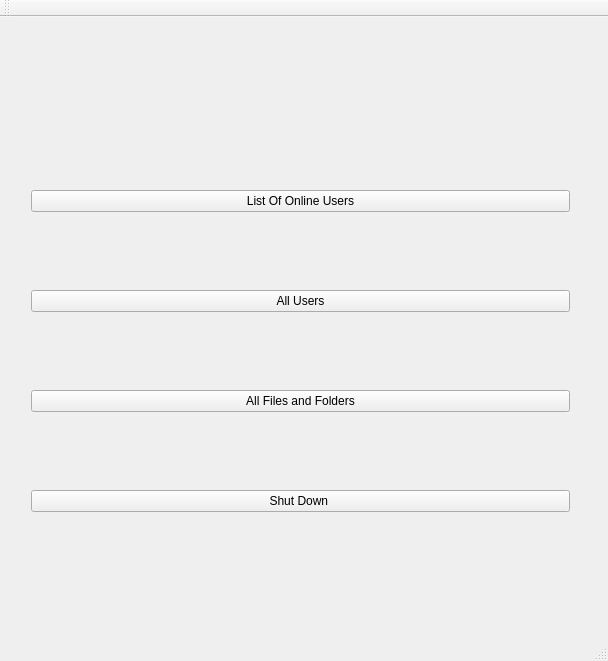
<?xml version="1.0" encoding="UTF-8"?>
<ui version="4.0">
 <class>server</class>
 <widget class="QMainWindow" name="server">
  <property name="geometry">
   <rect>
    <x>0</x>
    <y>0</y>
    <width>608</width>
    <height>661</height>
   </rect>
  </property>
  <property name="windowTitle">
   <string>server</string>
  </property>
  <widget class="QWidget" name="centralWidget">
   <widget class="QWidget" name="">
    <property name="geometry">
     <rect>
      <x>60</x>
      <y>30</y>
      <width>161</width>
      <height>19</height>
     </rect>
    </property>
    <layout class="QHBoxLayout" name="horizontalLayout">
     <item>
      <widget class="QLabel" name="label">
       <property name="text">
        <string>IP : </string>
       </property>
      </widget>
     </item>
     <item>
      <widget class="QLabel" name="label_2">
       <property name="text">
        <string>10.10.192.1</string>
       </property>
      </widget>
     </item>
    </layout>
   </widget>
   <widget class="QWidget" name="">
    <property name="geometry">
     <rect>
      <x>270</x>
      <y>30</y>
      <width>221</width>
      <height>19</height>
     </rect>
    </property>
    <layout class="QHBoxLayout" name="horizontalLayout_2">
     <item>
      <widget class="QLabel" name="label_3">
       <property name="text">
        <string>Port : </string>
       </property>
      </widget>
     </item>
     <item>
      <widget class="QLabel" name="label_4">
       <property name="text">
        <string>3564</string>
       </property>
      </widget>
     </item>
    </layout>
   </widget>
   <widget class="QWidget" name="">
    <property name="geometry">
     <rect>
      <x>20</x>
      <y>90</y>
      <width>561</width>
      <height>491</height>
     </rect>
    </property>
    <layout class="QVBoxLayout" name="verticalLayout">
     <item>
      <widget class="QPushButton" name="pushButton">
       <property name="text">
        <string>List Of Online Users</string>
       </property>
      </widget>
     </item>
     <item>
      <widget class="QPushButton" name="pushButton_2">
       <property name="text">
        <string>All Users</string>
       </property>
      </widget>
     </item>
     <item>
      <widget class="QPushButton" name="pushButton_5">
       <property name="text">
        <string>All Files and Folders</string>
       </property>
      </widget>
     </item>
     <item>
      <widget class="QPushButton" name="pushButton_4">
       <property name="text">
        <string>Shut Down </string>
       </property>
      </widget>
     </item>
    </layout>
   </widget>
  </widget>
  <widget class="QMenuBar" name="menuBar">
   <property name="geometry">
    <rect>
     <x>0</x>
     <y>0</y>
     <width>608</width>
     <height>25</height>
    </rect>
   </property>
  </widget>
  <widget class="QToolBar" name="mainToolBar">
   <attribute name="toolBarArea">
    <enum>TopToolBarArea</enum>
   </attribute>
   <attribute name="toolBarBreak">
    <bool>false</bool>
   </attribute>
  </widget>
  <widget class="QStatusBar" name="statusBar"/>
 </widget>
 <layoutdefault spacing="6" margin="11"/>
 <resources/>
 <connections/>
</ui>
